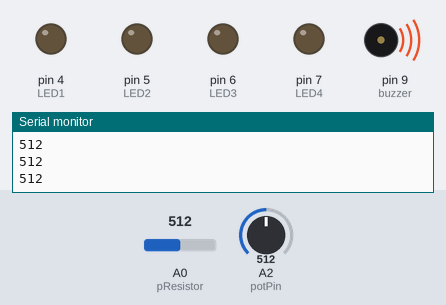
Bench run of a sketch on a simulated Arduino Uno, built with avr-gcc and run on an emulated ATmega328P. Parts: output pins drawn as LEDs (lit = HIGH), buzzer (waves = sounding), the last lines printed to the serial monitor. Inputs (shaded band) come from the test bench; at power-on: A2 (potPin) = 512, A0 (pResistor) = 512.

Above: at 1.3 s.
1.4 s: A2 (potPin) set to 0
At 2.3 s:
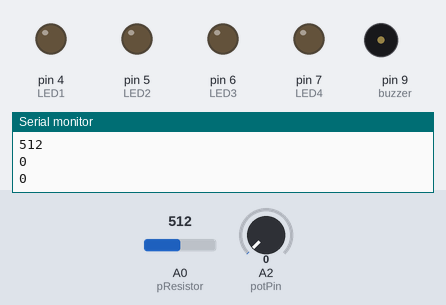
3.0 s: A0 (pResistor) set to 163
4.5 s: A0 (pResistor) set to 141
At 5.7 s:
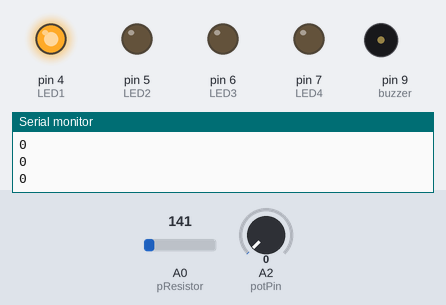
6.0 s: A2 (potPin) set to 69
At 7.1 s:
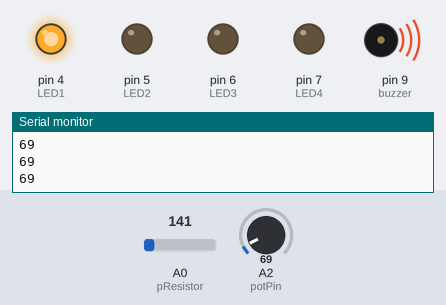
7.5 s: A0 (pResistor) set to 88
9.0 s: A0 (pResistor) set to 71
At 9.5 s:
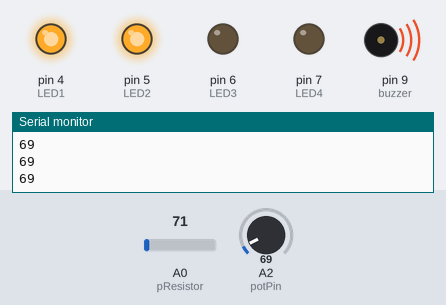
Timing chart, 0 to 11.5 s (numbered marks = the images above; inputs shaded):
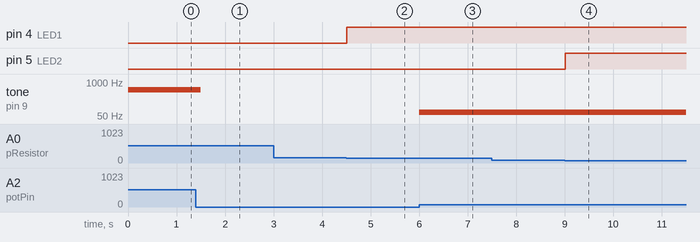

Measured:
- the behaviour switches between 150 and 149 on A0 (pResistor) (found by bisection; images 1 and 2)
- the behaviour switches between 80 and 79 on A0 (pResistor) (found by bisection; images 3 and 4)
- after the input at 1.4 s, tone on pin 9 (buzzer): 512 Hz → silent after 0.10 s
- after the input at 4.5 s, pin 4 (LED1): LOW → HIGH at once
- after the input at 6.0 s, tone on pin 9 (buzzer): silent → 69 Hz at once
- after the input at 9.0 s, pin 5 (LED2): LOW → HIGH at once

The sketch:

lab5.ino
```cpp
//Affan Farid UIN: 671455693
//Lab 5 - Multiple Inputs and outputs
//A program that buzzes a tone based on a potentiometer input, as well as an amount of lights based on photoresistor input
//Assumptions: Expected Arduino Uno, Potentiometer,LEDs, Buzzer, and Photosensor were all functional
//References: Arduino website to help set up buzzer, and LEDs, as well as potentiometer invididually

const int pResistor = A0; // Photoresistor at Arduino analog pin A0
const int buzzer = 9; //buzzer to arduino pin 9
const int potPin = A2; //potentiometer at analog pin A2
//intialize lightValue and potentiometerValue
int lightVal;
int potVal = 0;

//LED output pins initialization
const int LED1 = 4;
const int LED2 = 5;
const int LED3 = 6;
const int LED4 = 7;


//function to display lights based on photosensor input amount
void displayLights(int x){
  digitalWrite(LED1, LOW);
  digitalWrite(LED2, LOW);
  digitalWrite(LED3, LOW);
  digitalWrite(LED4, LOW);


  if(x < 59){
    digitalWrite(LED1, HIGH);
    digitalWrite(LED2, HIGH);
    digitalWrite(LED3, HIGH);
    digitalWrite(LED4, HIGH);
    return;
  }
  else if ( x < 65){
    digitalWrite(LED1, HIGH);
    digitalWrite(LED2, HIGH);
    digitalWrite(LED3, HIGH);
    return;
  }
  else if( x < 80 ){
    digitalWrite(LED1, HIGH);
    digitalWrite(LED2, HIGH);
  }
  else if( x < 150){
    digitalWrite(LED1, HIGH);
  }

}


//initializes inputs and outputs
void setup(){
  Serial.begin(9600);

  pinMode(LED1, OUTPUT);
  pinMode(LED2, OUTPUT);
  pinMode(LED3, OUTPUT);
  pinMode(LED4, OUTPUT);

  pinMode(pResistor, INPUT);// Set pResistor - A0 pin as an input
  pinMode(buzzer, OUTPUT); // Set buzzer - pin 9 as an output

}


void loop(){
  //reads the values of the analog inputs
  lightVal = analogRead(pResistor);
  potVal = analogRead(potPin);

  //displays the amount of lights based on inputs
  displayLights(lightVal);

  Serial.print(potVal);
  //Serial.print(lightVal);
  Serial.print("\n");

  //sounds buzzer tone based on input
  tone(buzzer, potVal);
  //tone(buzzer, 1000); // Send 1KHz sound signal...
  delay(500);        // ...for 1 sec
//  noTone(buzzer);     // Stop sound...


}
```
